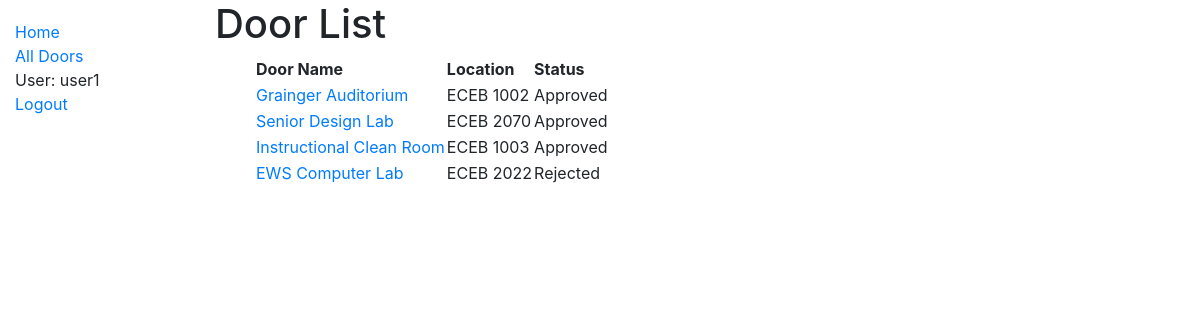
The page /catalog/doors/ (signed in) on the database its author committed.
### accounts/models.py (models this page shows, shortened)
class User(AbstractUser):
    username_validator = UnicodeUsernameValidator()
    username = models.CharField(max_length=150, unique=True, help_text='Required. 150 characters or fewer. Letters, digits and @/./+/-/_ only.', validators=[username_validator], error_messages={'unique': "A user with that username already exists.",},)
    first_name = models.CharField(max_length=150)
    last_name = models.CharField(max_length=150)
    email = models.EmailField(max_length=75, blank=True)
    created_at = models.DateTimeField(auto_now_add=True)
    updated_at = models.DateTimeField(auto_now=True)
    is_active = models.BooleanField(default=True)
    user_public_key = models.CharField(max_length=256, default='0')
    doors = models.ManyToManyField('catalog.Door', related_name='assigned_doors', null=True, blank=True)
    EMAIL_FIELD = 'email'
    USERNAME_FIELD = 'username'
    REQUIRED_FIELDS = ['email']
    class Meta:
        ordering = ['last_name', 'first_name']

### catalog/models.py (models this page shows, shortened)
class Door(models.Model):
    door_name = models.CharField(max_length=100)
    location = models.CharField(max_length=100)
    door_public_key = models.CharField(max_length=256, default='0')
    def get_absolute_url(self):
        return reverse('door-detail', args=[str(self.id)])

class DoorRequest(models.Model):
    APPROVED = 'approved'
    REJECTED = 'rejected'
    PENDING = 'pending'
    STATUS = (
        (APPROVED, 'Approved'),
        (REJECTED, 'Rejected'),
        (PENDING, 'Pending'),
    )
    status = models.CharField(max_length=50, choices=STATUS, default=PENDING)
    user = models.ForeignKey(User, on_delete=models.CASCADE)
    door = models.ForeignKey(Door, on_delete=models.CASCADE)

### catalog/views.py (the view)
# urls.py: path('doors/', views.DoorListView.as_view(), name='doors'),
class DoorListView(generic.ListView):
    model = Door
    paginate_by = 10
    def get_queryset(self):
        queryset = Door.objects.all()
        if self.request.user.is_authenticated and not self.request.user.is_superuser:
            for door in queryset:
                setattr(door, 'request', DoorRequest.objects.filter(door=door, user=self.request.user).first())
        return queryset

### catalog/templates/catalog/door_list.html
{% extends "base_generic.html" %}
{% block content %}
    <h1>Door List</h1>
    {% if door_list %}
        <ul>
            <table>
                <thead>
                <th>Door Name</th>
                <th>Location</th>
                {% if user.is_authenticated and not user.is_superuser %}
                    <th>Status</th>
                {% endif %}
                </thead>
                <tbody>
                {% for door in door_list %}
                    <tr>
                        <td><a href="{{ door.get_absolute_url }}">{{ door.door_name }}</a></td>
                        <td>{{ door.location }}</td>
                        <td>
                            {% if user.is_authenticated and not user.is_superuser %}
                                {% if door.request %}
                                    {{ door.request.get_status_display }}
                                {% else %}
                                    <a href="{% url 'door-request' door.id %}">Request</a>
                                {% endif %}
                            {% endif %}
                        </td>
                    </tr>
                {% endfor %}
                </tbody>
            </table>
        </ul>
    {% else %}
        <p>There are no door in the collection.</p>
    {% endif %}
{% endblock %}

### catalog/templates/base_generic.html (shortened to what this page needs)
<!DOCTYPE html>
<html lang="en">
<head>
    <link rel="stylesheet" href="https://stackpath.bootstrapcdn.com/bootstrap/4.1.3/css/bootstrap.min.css"
>
    {% load static %}
    <link rel="stylesheet" href="{% static 'css/styles.css' %}">
</head>
<body>
<div class="container-fluid">
    <div class="row">
        <div class="col-sm-2">
            {% block sidebar %}
                <ul class="sidebar-nav">
                    <li><a href="{% url 'index' %}">Home</a></li>
                    <li><a href="{% url 'doors' %}">All Doors</a></li>
                    {% if user.is_authenticated %}
                        <li>User: {{ user.get_username }}</li>
                        <li><a href="{% url 'logout' %}?next={{ request.path }}">Logout</a></li>
                    {% else %}
                        <li><a href="{% url 'login' %}?next={{ request.path }}">Login</a></li>
                    {% endif %}
                </ul>
            {% endblock %}
        </div>
        <div class="col-sm-10 ">{% block content %}{% endblock %}
        </div>
    </div>
</body>
</html>

### catalog/static/css/styles.css (style rules this page uses)
.sidebar-nav { margin-top: 20px; padding: 0; list-style: none; }

### rows shown on the page
User: get_username "user1"
Door: door_name "Grainger Auditorium", location "ECEB 1002", request.status "Approved"
Door: door_name "Senior Design Lab", location "ECEB 2070", request.status "Approved"
Door: door_name "Instructional Clean Room", location "ECEB 1003", request.status "Approved"
Door: door_name "EWS Computer Lab", location "ECEB 2022", request.status "Rejected"
